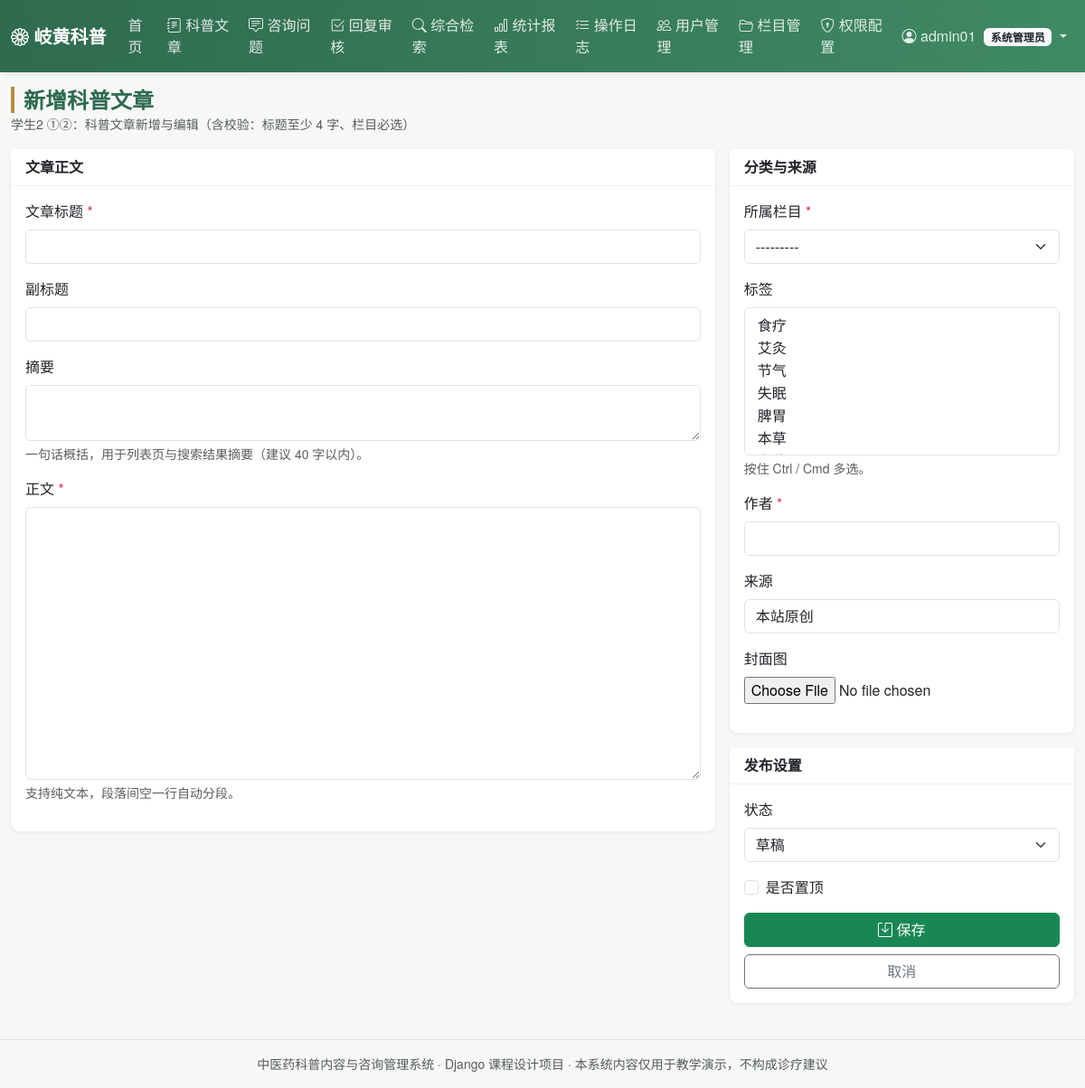
Page /article/create/ (signed in) on the committed database.
### main_app/models.py (models this page shows, shortened)
class Menu(models.Model):
    name = models.CharField('菜单名称', max_length=50)
    code = models.CharField('权限编码', max_length=50, unique=True,
                            help_text='与装饰器 module_required 使用的编码一致')
    url_name = models.CharField('对应路由名', max_length=100, blank=True)
    icon = models.CharField('图标类名', max_length=50, blank=True, default='bi-grid')
    roles = models.CharField('可见角色', max_length=100, default='admin,editor,consultant,user',
                             help_text='逗号分隔：admin,editor,consultant,user')
    order = models.IntegerField('排序', default=0)
    is_active = models.BooleanField('启用', default=True)
    class Meta:
        verbose_name = '菜单权限'
        verbose_name_plural = '菜单权限'
        ordering = ['order', 'id']
    @property
    def role_list(self):
        return [r.strip() for r in self.roles.split(',') if r.strip()]
    def visible_to(self, role):
        return self.is_active and role in self.role_list

### main_app/views.py (the view, shortened to what this page needs)
# urls.py: path('article/create/', views.article_create, name='article_create'),
@role_required('admin', 'editor')
@module_required('article_manage')
def article_create(request):
    form = ArticleForm(request.POST or None, request.FILES or None)
    return render(request, 'article/form.html', {'form': form, 'title': '新增科普文章'})

### main_app/forms.py (shortened to what this page needs)
class ArticleForm(forms.ModelForm):
    class Meta:
        model = Article
        fields = ('title', 'subtitle', 'category', 'tags', 'author', 'source',
                  'summary', 'content', 'cover_image', 'status', 'is_top')
        widgets = {
            'title': forms.TextInput(attrs={'class': 'form-control'}),
            'subtitle': forms.TextInput(attrs={'class': 'form-control'}),
            'category': forms.Select(attrs={'class': 'form-select'}),
            'tags': forms.SelectMultiple(attrs={'class': 'form-select', 'size': 6}),
            'author': forms.TextInput(attrs={'class': 'form-control'}),
            'source': forms.TextInput(attrs={'class': 'form-control'}),
            'summary': forms.Textarea(attrs={'class': 'form-control', 'rows': 2}),
            'content': forms.Textarea(attrs={'class': 'form-control', 'rows': 12}),
            'status': forms.Select(attrs={'class': 'form-select'}),
            'is_top': forms.CheckboxInput(attrs={'class': 'form-check-input'}),
        }

### main_app/context_processors.py (called while the page is built)
def menu_permissions(request):
    user = getattr(request, 'user', None)
    role = 'anonymous'
    profile = None
    if user and user.is_authenticated:
        if user.is_superuser:
            role = 'admin'
        else:
            profile = getattr(user, 'profile', None)
            role = profile.role if profile else 'user'
    menus = [m for m in Menu.objects.filter(is_active=True) if m.visible_to(role)]
    return {
        'nav_menus': menus,
        'current_role': role,
        'current_role_label': ROLE_LABELS.get(role, role),
        'profile': profile,
    }

### main_app/models.py (called while the page is built)
    def __str__(self):
        return self.name

    def __str__(self):
        return self.name

### main_app/permissions.py (called while the page is built, shortened)
def role_of(user):
    if not user.is_authenticated:
        return 'anonymous'
    if user.is_superuser:
        return 'admin'
    p = get_profile(user)
    return p.role if p else 'user'

def role_required(*roles):
    def decorator(view_func):
        @login_required
        @wraps(view_func)
        def _wrapped(request, *args, **kwargs):
            if role_of(request.user) in roles:
                return view_func(request, *args, **kwargs)
        return _wrapped
    return decorator

### templates/article/form.html (shortened to what this page needs)
{% extends 'base.html' %}
{% block page_title %}{{ title }}{% endblock %}
{% block page_desc %}学生2 ①②：科普文章新增与编辑（含校验：标题至少 4 字、栏目必选）{% endblock %}
{% block content %}
<form method="post" enctype="multipart/form-data">
    <div class="row g-3">
        <div class="col-lg-8">
            <div class="card">
                <div class="card-header">文章正文</div>
                <div class="card-body">
                    <div class="mb-3">
                        <label class="form-label">{{ form.title.label }} <span class="text-danger">*</span></label>
                        {{ form.title }}
                    </div>
                    <div class="mb-3">
                        <label class="form-label">{{ form.subtitle.label }}</label>
                        {{ form.subtitle }}
                    </div>
                    <div class="mb-3">
                        <label class="form-label">{{ form.summary.label }}</label>
                        {{ form.summary }}
                        <div class="form-text">一句话概括，用于列表页与搜索结果摘要（建议 40 字以内）。</div>
                    </div>
                    <div class="mb-3">
                        <label class="form-label">{{ form.content.label }} <span class="text-danger">*</span></label>
                        {{ form.content }}
                        <div class="form-text">支持纯文本，段落间空一行自动分段。</div>
                    </div>
                </div>
            </div>
        </div>
        <div class="col-lg-4">
            <div class="card mb-3">
                <div class="card-header">分类与来源</div>
                <div class="card-body">
                    <div class="mb-3">
                        <label class="form-label">{{ form.category.label }} <span class="text-danger">*</span></label>
                        {{ form.category }}
                    </div>
                    <div class="mb-3">
                        <label class="form-label">{{ form.tags.label }}</label>
                        {{ form.tags }}
                        <div class="form-text">按住 Ctrl / Cmd 多选。</div>
                    </div>
                    <div class="mb-3">
                        <label class="form-label">{{ form.author.label }} <span class="text-danger">*</span></label>
                        {{ form.author }}
                    </div>
                    <div class="mb-3">
                        <label class="form-label">{{ form.source.label }}</label>
                        {{ form.source }}
                    </div>
                    <div class="mb-3">
                        <label class="form-label">{{ form.cover_image.label }}</label>
                        {{ form.cover_image }}
                    </div>
                </div>
            </div>
            <div class="card">
                <div class="card-header">发布设置</div>
                <div class="card-body">
                    <div class="mb-3">
                        <label class="form-label">{{ form.status.label }}</label>
                        {{ form.status }}
                    </div>
                    <div class="form-check mb-3">
                        {{ form.is_top }}
                        <label class="form-check-label">{{ form.is_top.label }}</label>
                    </div>
                    <div class="d-grid gap-2">
                        <button class="btn btn-success" type="submit">
                            <i class="bi bi-save"></i> 保存
                        </button>
                        <a class="btn btn-outline-secondary"
                           href="{% if obj %}{% url 'main_app:article_detail' obj.pk %}{% else %}{% url 'main_app:article_list' %}{% endif %}">取消</a>
                    </div>
                </div>
            </div>
        </div>
    </div>
</form>
{% endblock %}

### templates/base.html (shortened to what this page needs)
{% load static %}<!DOCTYPE html>
<html lang="zh-CN">
<head>
    <link href="https://cdn.jsdelivr.net/npm/bootstrap@5.3.3/dist/css/bootstrap.min.css" rel="stylesheet">
    <link href="https://cdn.jsdelivr.net/npm/bootstrap-icons@1.11.3/font/bootstrap-icons.css" rel="stylesheet">
    <link href="{% static 'css/style.css' %}" rel="stylesheet">
</head>
<body>
<nav class="navbar navbar-expand-lg navbar-dark tcm-navbar sticky-top">
    <div class="container-fluid">
        <a class="navbar-brand fw-bold" href="{% url 'main_app:index' %}">
            <i class="bi bi-flower1"></i> 岐黄科普
        </a>
        <div class="collapse navbar-collapse" id="navMenu">
            <ul class="navbar-nav me-auto">
                <li class="nav-item">
                    <a class="nav-link {% if request.resolver_match.url_name == 'index' %}active{% endif %}"
                       href="{% url 'main_app:index' %}">首页</a>
                </li>
                {% for m in nav_menus %}
                    <li class="nav-item">
                        <a class="nav-link" href="{% if m.url_name %}{% url m.url_name %}{% else %}#{% endif %}">
                            <i class="bi {{ m.icon|default:'bi-grid' }}"></i> {{ m.name }}
                        </a>
                    </li>
                {% endfor %}
            </ul>
            <ul class="navbar-nav">
                {% if user.is_authenticated %}
                    <li class="nav-item dropdown">
                        <a class="nav-link dropdown-toggle" href="#" data-bs-toggle="dropdown">
                            <i class="bi bi-person-circle"></i>
                            {% if profile %}{{ profile.display_name }}{% else %}{{ user.username }}{% endif %}
                            <span class="badge bg-light text-dark ms-1">{{ current_role_label }}</span>
                        </a>
                    </li>
                {% else %}
                    <li class="nav-item"><a class="nav-link" href="{% url 'main_app:login' %}">登录</a></li>
                    <li class="nav-item"><a class="btn btn-sm btn-light ms-2 mt-1" href="{% url 'main_app:register' %}">注册</a></li>
                {% endif %}
            </ul>
        </div>
    </div>
</nav>
<div class="container-fluid py-3">
    <div class="d-flex justify-content-between align-items-center mb-3">
        <div>
            <h4 class="mb-0 page-title">{% block page_title %}{% endblock %}</h4>
            <small class="text-muted">{% block page_desc %}{% endblock %}</small>
        </div>
    </div>
    {% block content %}{% endblock %}
</div>
<footer class="text-center text-muted py-3 small border-top mt-4">
    中医药科普内容与咨询管理系统 · Django 课程设计项目 · 本系统内容仅用于教学演示，不构成诊疗建议
</footer>
</body>
</html>

### static/css/style.css (style rules this page uses)
:root { --tcm-green: #2f6b4f; --tcm-green-light: #e8f3ee; --tcm-gold: #b98b3c; }
body { background: #f6f8f7; font-family: "Microsoft YaHei", "PingFang SC", "Helvetica Neue", sans-serif; color: #24312b; }
.tcm-navbar { background: linear-gradient(90deg, var(--tcm-green), #3f8a63); box-shadow: 0 2px 6px rgba(0, 0, 0, .08); }
.tcm-navbar .nav-link { color: rgba(255, 255, 255, .85); }
.page-title { font-weight: 700; color: var(--tcm-green); border-left: 4px solid var(--tcm-gold); padding-left: 10px; }
.card { border: none; box-shadow: 0 1px 4px rgba(20, 40, 30, .08); border-radius: .6rem; }
.card-header { background: #fff; border-bottom: 1px solid #eef2f0; font-weight: 600; }

### rows in the picture
Menu: name "科普文章"
Menu: name "咨询问题"
Menu: name "回复审核"
Menu: name "综合检索"
Menu: name "统计报表"
Menu: name "操作日志"
Menu: name "用户管理"
Menu: name "栏目管理"
Menu: name "权限配置"

### other values in the picture
{{ user.username }} "admin01"
{{ current_role_label }} "系统管理员"
{{ title }} "新增科普文章"
